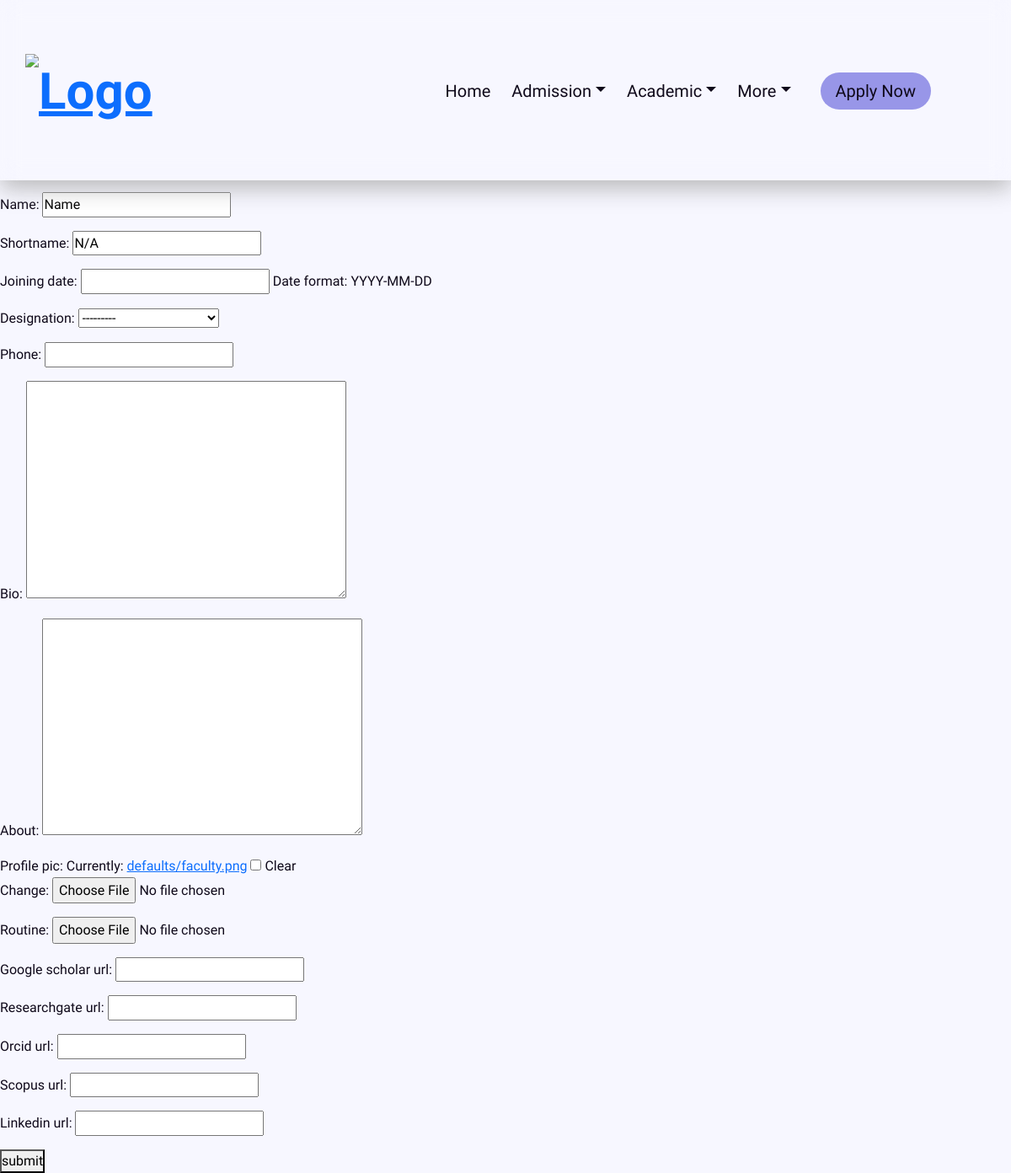
The page /update-faculty/7 (signed in) on the database its author committed.
### faculty/models.py (models this page shows, shortened)
class Faculty(models.Model):
    DESIGNATION_CHOICES = [
        ('Professor', 'Professor'),
        ('Associate Professor', 'Associate Professor'),
        ('Assistant Professor', 'Assistant Professor'),
        ('Lecturer', 'Lecturer'),
        ('Teaching Assistant', 'Teaching Assistant'),
    ]
    user = models.OneToOneField(User, on_delete=models.CASCADE)
    name = models.CharField(max_length=50, default="Name")
    shortname = models.CharField(max_length=5, default='N/A')
    designation = models.CharField(max_length=20, choices=DESIGNATION_CHOICES, null=True)
    phone = models.CharField(max_length=11)
    bio = models.TextField(max_length=200)
    about = RichTextField(blank=True, null=True)
    profile_pic = models.ImageField(upload_to='faculty_photos/', default='defaults/faculty.png', null=True, blank=True)
    joining_date = models.DateField(null=True)
    google_scholar_url = models.URLField(max_length=255, blank=True, null=True)
    researchgate_url = models.URLField(max_length=255, blank=True, null=True)
    orcid_url = models.URLField(max_length=255, blank=True, null=True)
    scopus_url = models.URLField(max_length=255, blank=True, null=True)
    linkedin_url = models.URLField(max_length=255, blank=True, null=True)
    citation = models.PositiveIntegerField(default=0, blank=True, null=True)
    sl = models.PositiveIntegerField(validators=[MinValueValidator(1)])
    routine = models.FileField(upload_to='faculty_routines/', null=True, blank=True)
    objects = models.Manager()
    custom = FacultyManager()

### faculty/views.py (the view)
# urls.py: path('update-faculty/<int:pk>', views.update_faculty, name='update-faculty'),
@login_required
def update_faculty(request, pk):
    p = Faculty.objects.get(pk=pk)
    if request.method == 'POST':
        form = UpdateForm(request.POST, request.FILES, instance=p)
        if form.is_valid():
            form.save()
            messages.success(request, "Profile updated successfully!")
            return redirect('update')
    else:
        form = UpdateForm(instance=p)
    return render(request, 'forms.html', {'form': form})

### faculty/forms.py
class UpdateForm(forms.ModelForm):
    class Meta:
        model = Faculty
        fields = [
            'name',
            'shortname',
            'joining_date',
            'designation',
            'phone',
            'bio',
            'about',
            'profile_pic',
            'routine',
            'google_scholar_url',
            'researchgate_url',
            'orcid_url',
            'scopus_url',
            'linkedin_url',
        ]
        help_texts = {
            'joining_date': 'Date format: YYYY-MM-DD',
        }

### templates/forms.html (shortened to what this page needs)
{% extends "base.html" %}
{% load static %}
{% block head %}
    <link rel="stylesheet" href="{% static 'css/faculty.css' %}">
    <link rel="stylesheet" href="{% static 'css/global.css' %}">
{% endblock %}
{% block content %}
<form method="POST" enctype="multipart/form-data">
    {{ form.as_p }}
    <button type="submit" value="ok">submit</button>
</form>
{% endblock %}

### static/css/global.css (style rules this page uses)
body { font-family: 'Lexend', sans-serif; background-size: 400% 400%; margin: 0; }

### static/css/base.css (style rules this page uses)
:root { --primary-color: #9896e8; --bg-color: #f7f7ff; --bg-shade: rgba(0, 0, 0, 0.03); --txt-color: #0f091a; --shadow-color: rgba(170, 170, 170, 0.78); --secondary-color: rgba(181, 181, 238, 0.39); transition: background-color 0.3s ease-in-out, color 0.3s ease-in-out, border-color 0.3s ease-in-out; }
* { box-sizing: border-box; margin: 0; padding: 0; font-family: 'Lexend', sans-serif; transition: background-color 0.3s ease-in-out, color 0.3s ease-in-out, border-color 0.3s ease-in-out, box-shadow 0.3s ease-in-out; }
body { background-color: var(--bg-color); --header-color: var(--primary-color); }
p { font-size: 16px; line-height: 1.6; color: var(--txt-color); }

### rows shown on the page
Faculty: name "Name", shortname "N/A", designation "---------"
